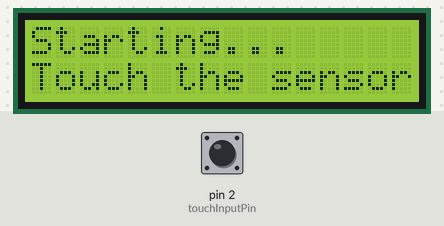
The sketch below on a simulated Arduino Uno, built with avr-gcc and run on an emulated ATmega328P. On the bench: 16×2 character LCD. The test bench sets the inputs (shaded band); at power-on: pin 2 (touchInputPin) LOW.

Above: at 1.2 s.
1.3 s: pin 2 (touchInputPin) pulled HIGH for 0.15 s
At 2.4 s:
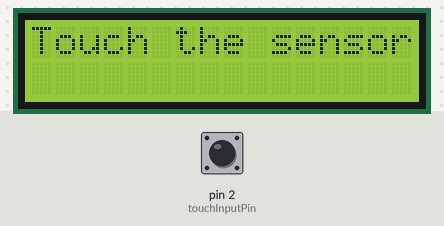
2.9 s: pin 2 (touchInputPin) pulled HIGH for 3.2 s
At 4.1 s:
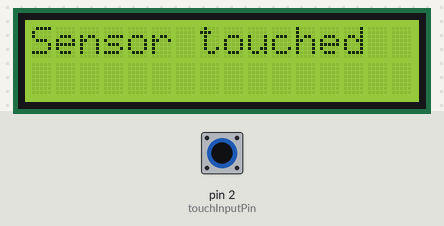
Timing chart, 0 to 5.9 s (numbered marks = the images above; inputs shaded):
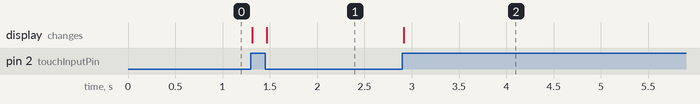

The sketch:

007_lcd_touchsensor.ino
```cpp
#include <Wire.h>
#include <LiquidCrystal_I2C.h>

LiquidCrystal_I2C lcd(0x27, 2, 1, 0, 4, 5, 6, 7, 3, POSITIVE);
const int touchInputPin = 2;
int prevSensorState = LOW; // the sensor is not touched on startup

void setup() {
    pinMode(touchInputPin, INPUT);
    lcd.begin(16, 2);
    lcd.home();
    lcd.print("Starting...");
    lcd.setCursor(0, 1); // second row, first character
    lcd.print("Touch the sensor");
}

void loop() {
    int sensorState = digitalRead(touchInputPin);
    if (prevSensorState == LOW && sensorState == HIGH) {
        lcd.clear();
        lcd.print("Sensor touched");
    }
    if (prevSensorState == HIGH && sensorState == LOW) {
        lcd.clear();
        lcd.print("Touch the sensor");
    }
    prevSensorState = sensorState;
}
```

Measured:
- after the input at 1.3 s, the display: first changes at once (image 1 shows a later state)
- after the input at 2.9 s, the display: changes at once (image 2)
